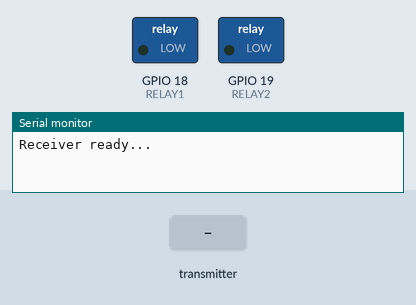
Simulated run of this sketch. Board: ESP32. On the bench: switched loads named in the sketch (green lamp = pin HIGH), the last lines printed to the serial monitor. The inputs (shaded band) are chosen by the test bench.

Above: at 1.2 s.
1.3 s: the transmitter starts sending btn1Hold = 1
At 1.7 s:
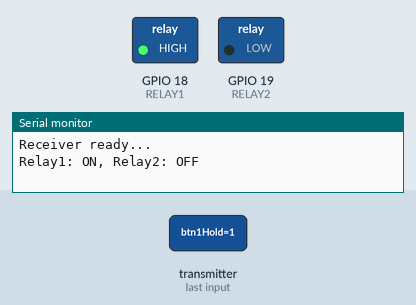
2.8 s: the transmitter starts sending btn2Hold = 1
At 4.1 s:
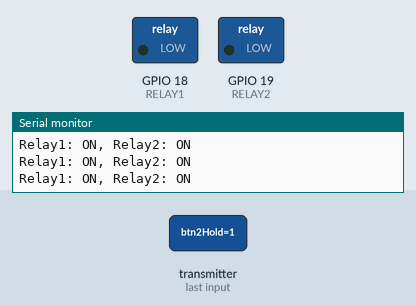
4.8 s: the transmitter starts sending btn1Hold = 0
At 5.6 s:
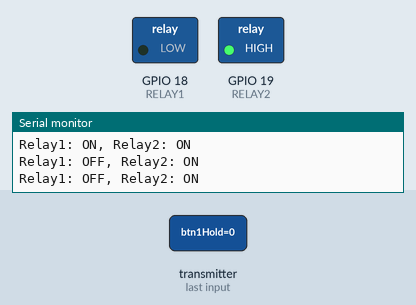
6.3 s: the transmitter starts sending btn2Hold = 0
At 6.7 s:
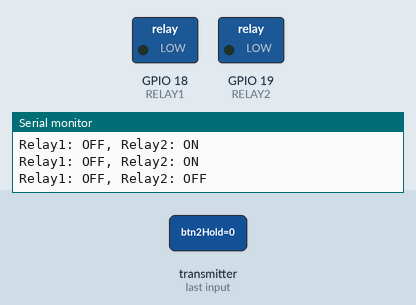
Timing chart, 0 to 9.3 s (numbered marks = the images above; inputs shaded):
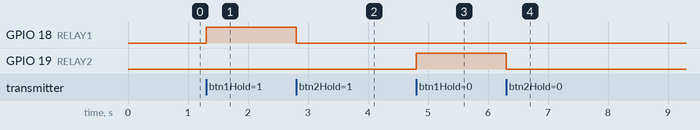

Measured:
- after the input at 1.3 s, GPIO 18 (RELAY1): LOW → HIGH at once
- after the input at 2.8 s, GPIO 18 (RELAY1): HIGH → LOW at once
- after the input at 4.8 s, GPIO 19 (RELAY2): LOW → HIGH at once
- after the input at 6.3 s, GPIO 19 (RELAY2): HIGH → LOW at once

The sketch:

LIFT_RECEIVER_.ino
```cpp
#include <WiFi.h>
#include <esp_now.h>

#define RELAY1 18
#define RELAY2 19
#define TIMEOUT_MS 500  // Stop relays if no data for 500ms

typedef struct struct_message {
  bool btn1Hold;
  bool btn2Hold;
  bool heartbeat;
} struct_message;

struct_message incomingMsg;
unsigned long lastReceivedTime = 0;

void setup() {
  Serial.begin(115200);
  pinMode(RELAY1, OUTPUT);
  pinMode(RELAY2, OUTPUT);
  digitalWrite(RELAY1, LOW);
  digitalWrite(RELAY2, LOW);

  WiFi.mode(WIFI_STA);
  if (esp_now_init() != ESP_OK) {
    Serial.println("ESP-NOW init failed!");
    return;
  }

  esp_now_register_recv_cb(OnDataRecv);
  Serial.println("Receiver ready...");
}

void OnDataRecv(const esp_now_recv_info_t *info, const uint8_t *data, int len) {
  memcpy(&incomingMsg, data, sizeof(incomingMsg));
  lastReceivedTime = millis();

  // Enforce mutual exclusion: Only one relay on at a time
  if (incomingMsg.btn1Hold && !incomingMsg.btn2Hold) {
    digitalWrite(RELAY1, HIGH);
    digitalWrite(RELAY2, LOW);
  } else if (incomingMsg.btn2Hold && !incomingMsg.btn1Hold) {
    digitalWrite(RELAY1, LOW);
    digitalWrite(RELAY2, HIGH);
  } else {
    digitalWrite(RELAY1, LOW);
    digitalWrite(RELAY2, LOW);
  }

  Serial.printf("Relay1: %s, Relay2: %s\n",
                incomingMsg.btn1Hold ? "ON" : "OFF",
                incomingMsg.btn2Hold ? "ON" : "OFF");
}

void loop() {
  // If no data received in TIMEOUT_MS, turn off relays
  if (millis() - lastReceivedTime > TIMEOUT_MS) {
    digitalWrite(RELAY1, LOW);
    digitalWrite(RELAY2, LOW);
  }
}
```
